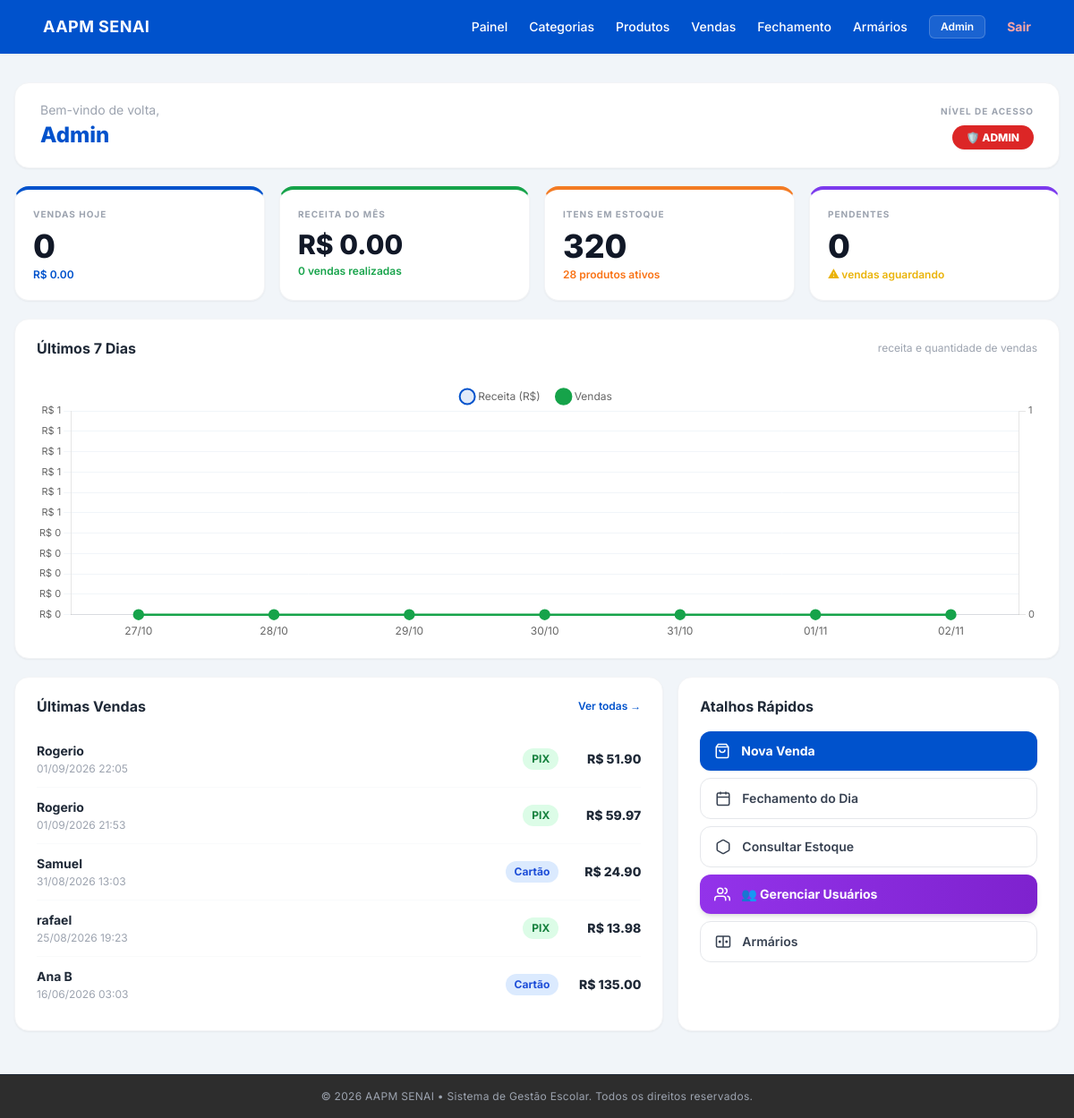
Before: /dashboard (signed in) with the older database file.
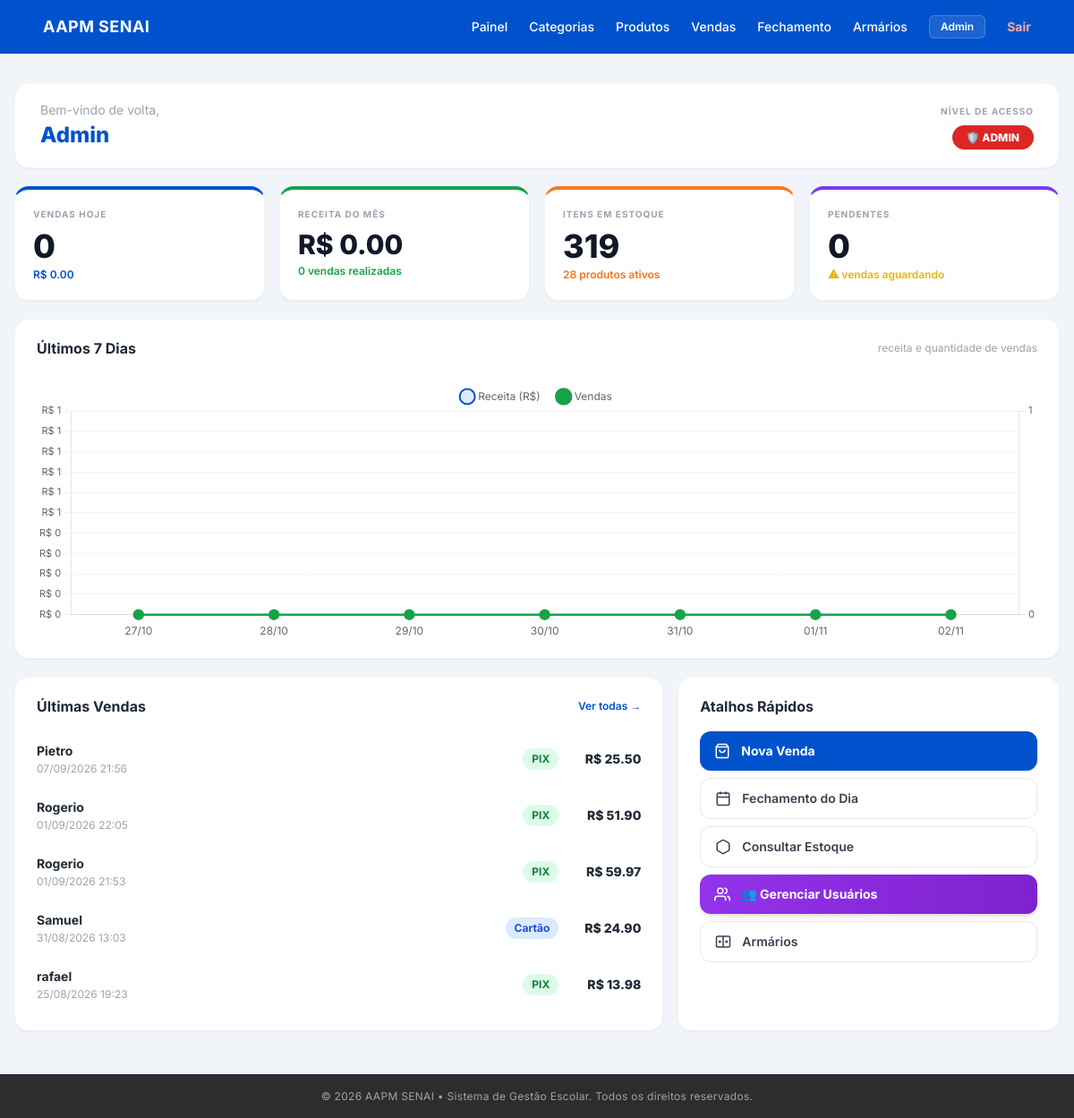
After: the same page with the newer database file.
### app/models/venda_model.py (models this page shows)
class Venda(Base):
    __tablename__ = "vendas"
    id              = Column(Integer, primary_key=True, index=True)
    responsavel     = Column(String(150), nullable=False)
    valor_subtotal  = Column(Float, nullable=False, default=0.0)
    desconto        = Column(Float, nullable=False, default=0.0)
    valor_total     = Column(Float, nullable=False)
    forma_pagamento = Column(String(50), nullable=False)
    valor_pagamento_1 = Column(Float, nullable=True)
    forma_pagamento_2 = Column(String(50), nullable=True)
    valor_pagamento_2 = Column(Float, nullable=True)
    observacao      = Column(String(500), nullable=True)
    status          = Column(String(30), default="concluida")
    data_venda      = Column(DateTime, default=datetime.utcnow)
    itens = relationship("VendaItem", back_populates="venda", cascade="all, delete")

### app/routes/dashboard_routes.py (the view)
@router.get("/dashboard")
async def dashboard(
    request: Request,
    user=Depends(get_current_user),
    db: Session = Depends(get_db)
):
    hoje = datetime.utcnow().date()  # mesmo fuso das vendas salvas
    total_usuarios   = db.query(func.count(Usuario.id)).filter(Usuario.ativo == True).scalar() or 0
    total_produtos   = db.query(func.count(Produto.id)).filter(Produto.ativo == True).scalar() or 0
    total_estoque    = db.query(func.sum(ProdutoVariacao.estoque_atual)).filter(ProdutoVariacao.ativo == True).scalar() or 0
    total_categorias = db.query(func.count(Categoria.id)).filter(Categoria.ativo == True).scalar() or 0
    vendas = db.query(Venda).all()
    vendas_hoje      = [v for v in vendas if v.data_venda.date() == hoje]
    vendas_mes       = [v for v in vendas if v.data_venda.month == hoje.month and v.data_venda.year == hoje.year]
    vendas_pendentes = [v for v in vendas if v.status == "pendente"]
    receita_hoje = sum(v.valor_total for v in vendas_hoje)
    receita_mes  = sum(v.valor_total for v in vendas_mes)
    ultimas_vendas = sorted(vendas, key=lambda v: v.data_venda, reverse=True)[:5]
    dias_semana    = [(hoje - timedelta(days=i)) for i in range(6, -1, -1)]
    grafico_labels  = [d.strftime("%d/%m") for d in dias_semana]
    grafico_receita = []
    grafico_qtd     = []
    for dia in dias_semana:
        vendas_dia = [v for v in vendas if v.data_venda.date() == dia]
        grafico_receita.append(round(sum(v.valor_total for v in vendas_dia), 2))
        grafico_qtd.append(len(vendas_dia))
    return templates.TemplateResponse(
        request=request,
        name="dashboard.html",
        context={
            "request":         request,
            "usuario":         {"nome": user.get("nome"), "role": user.get("role")},
            "stats":           {"usuarios": total_usuarios, "produtos": total_produtos, "estoque": total_estoque, "categorias": total_categorias},
            "vendas_hoje":     len(vendas_hoje),
            "receita_hoje":    receita_hoje,
            "receita_mes":     receita_mes,
            "total_mes":       len(vendas_mes),
            "pendentes":       len(vendas_pendentes),
            "ultimas_vendas":  ultimas_vendas,
            "grafico_labels":  grafico_labels,
            "grafico_receita": grafico_receita,
            "grafico_qtd":     grafico_qtd,
        }
    )

### app/templates/dashboard.html (shortened to what the changed rows need)
{% extends "base.html" %}
{% block conteudo %}
<div class="pt-6 flex flex-col gap-5 pb-8">
  <div class="grid grid-cols-2 lg:grid-cols-4 gap-4">
    <div class="bg-white rounded-2xl p-5 shadow-sm border border-gray-100 border-t-4 border-t-[#f37b24]">
      <p class="text-[10px] font-bold text-gray-400 uppercase tracking-widest">Itens em Estoque</p>
      <p class="text-4xl font-extrabold text-gray-900 mt-2 mb-1">{{ stats.estoque }}</p>
      <p class="text-xs font-semibold text-orange-500">{{ stats.produtos }} produtos ativos</p>
    </div>
  </div>
  <div class="grid grid-cols-1 lg:grid-cols-[1.7fr_1fr] gap-4">
    <div class="bg-white rounded-2xl px-6 py-5 shadow-sm border border-gray-100">
      {% for venda in ultimas_vendas %}
      <div class="flex items-center justify-between py-3 border-b border-gray-50 last:border-0">
        <div>
          <p class="text-sm font-bold text-gray-800">{{ venda.responsavel }}</p>
          <p class="text-xs text-gray-400 mt-0.5">{{ venda.data_venda.strftime('%d/%m/%Y %H:%M') }}</p>
        </div>
        <div class="flex items-center gap-3">
          {% if venda.forma_pagamento == 'pix' %}
            <span class="bg-green-100 text-green-700 text-xs font-bold px-2.5 py-1 rounded-full">PIX</span>
          {% elif venda.forma_pagamento == 'cartao' %}
            <span class="bg-blue-100 text-blue-700 text-xs font-bold px-2.5 py-1 rounded-full">Cartão</span>
          {% else %}
            <span class="bg-orange-100 text-orange-700 text-xs font-bold px-2.5 py-1 rounded-full">Dinheiro</span>
          {% endif %}
          <span class="text-sm font-extrabold text-gray-800 min-w-[80px] text-right">R$ {{ "%.2f"|format(venda.valor_total) }}</span>
        </div>
      </div>
      {% else %}
      <p class="text-sm text-gray-400 text-center py-8">Nenhuma venda registrada ainda.</p>
      {% endfor %}
    </div>
  </div>
</div>
<script>
const labels  = {{ grafico_labels | tojson }};
const receita = {{ grafico_receita | tojson }};
const qtd     = {{ grafico_qtd | tojson }};
new Chart(document.getElementById('grafico-semana'), {
  data: {
    labels,
    datasets: [
      {
        type: 'bar',
        label: 'Receita (R$)',
        data: receita,
        backgroundColor: 'rgba(0, 82, 204, 0.12)',
        borderColor: '#0052cc',
        borderWidth: 2,
        borderRadius: 8,
        yAxisID: 'y',
      },
      {
        type: 'line',
        label: 'Vendas',
        data: qtd,
        borderColor: '#16a34a',
        backgroundColor: 'rgba(22, 163, 74, 0.08)',
        borderWidth: 2.5,
        pointBackgroundColor: '#16a34a',
        pointRadius: 5,
        pointHoverRadius: 7,
        tension: 0.4,
        fill: true,
        yAxisID: 'y1',
      }
    ]
  },
  options: {
    responsive: true,
    interaction: { mode: 'index', intersect: false },
    plugins: {
      legend: {
        position: 'top',
        labels: { font: { size: 12, family: 'Inter' }, usePointStyle: true, padding: 20 }
      },
      tooltip: {
        backgroundColor: '#1e293b',
        padding: 10,
        callbacks: {
          label: ctx => ctx.datasetIndex === 0
            ? `  Receita: R$ ${ctx.parsed.y.toFixed(2)}`
            : `  Vendas: ${ctx.parsed.y}`
        }
      }
    },
    scales: {
      y: {
        position: 'left',
        beginAtZero: true,
        grid: { color: '#f1f5f9' },
        ticks: { callback: v => 'R$ ' + v.toFixed(0), font: { size: 11, family: 'Inter' } }
      },
      y1: {
        position: 'right',
        beginAtZero: true,
        grid: { drawOnChartArea: false },
        ticks: { stepSize: 1, font: { size: 11, family: 'Inter' } }
      },
      x: {
        grid: { display: false },
        ticks: { font: { size: 12, family: 'Inter' } }
      }
    }
  }
});
</script>
{% endblock %}

Changed rows visible on the page:
no longer on this page (row unchanged): Venda: responsavel "Ana B", data_venda "16/06/2026 03:03", forma_pagamento "Cartão", valor_total "135.00"
added Venda: responsavel "Pietro", data_venda "07/09/2026 21:56", forma_pagamento "PIX", valor_total "25.50"
Other visible differences:
{{ stats.estoque }}: "320" → "319"
